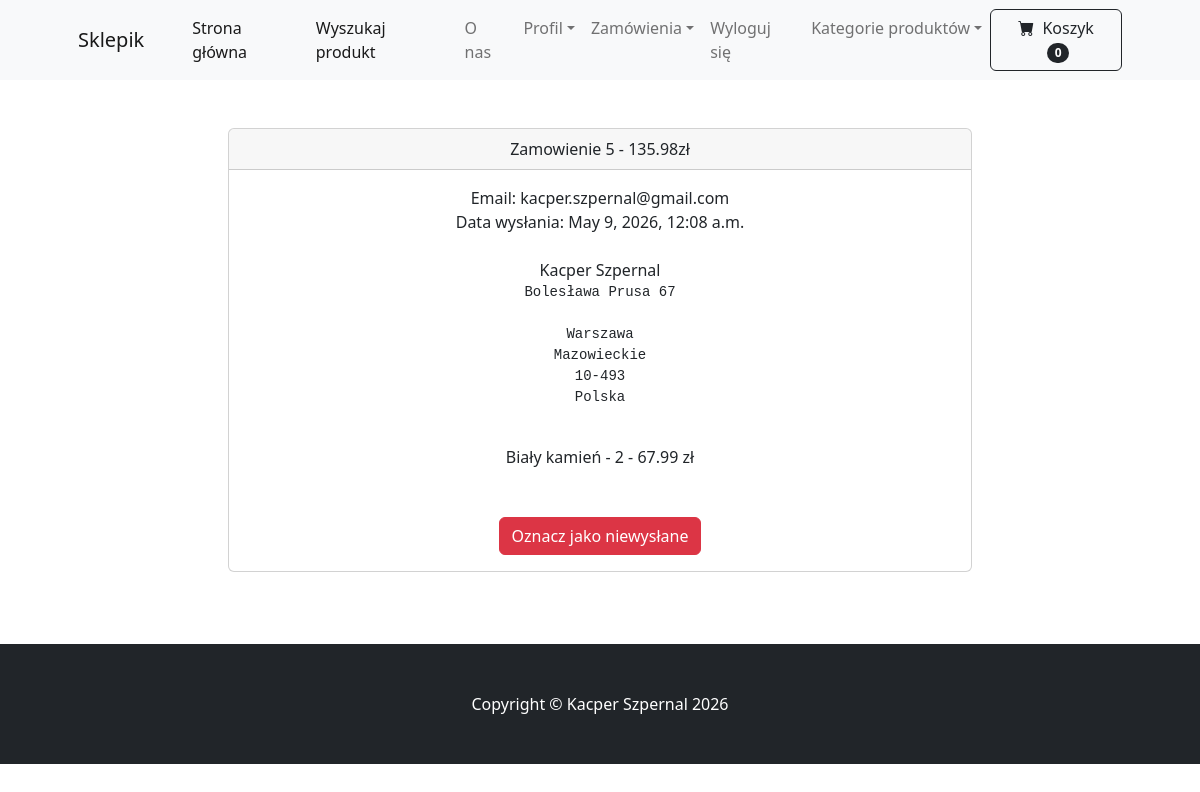
The app's page /payment/orders/5 (signed in) with its own data.
### payment/models.py (models this page shows, shortened)
class Zamowienia(models.Model):
	uzytkownik = models.ForeignKey(User, on_delete=models.CASCADE, null=True, blank=True)
	imie_nazwisko = models.CharField(max_length=150, null=True)
	email = models.EmailField(max_length=250)
	wysylka_adres = models.TextField(max_length=10000)
	koszt = models.DecimalField(max_digits=8, decimal_places=2)
	data_zamowienia = models.DateTimeField(auto_now_add=True)
	wyslane = models.BooleanField(default=False)
	data_wyslania = models.DateTimeField(blank=True, null=True)
	class Meta:
		verbose_name_plural = "Zamowienia"

class ZamowieniaProdukty(models.Model):
	zamowienie = models.ForeignKey(Zamowienia, on_delete=models.CASCADE, null=True)
	produkt = models.ForeignKey(Produkt, on_delete=models.CASCADE, null=True)
	uzytkownik = models.ForeignKey(User, on_delete=models.CASCADE, null=True, blank=True)
	ilosc = models.PositiveBigIntegerField(default=1)
	cena = models.DecimalField(max_digits=8, decimal_places=2)
	class Meta:
		verbose_name_plural = "Zamowienia Produkty"

### sklep/models.py (models this page shows)
class Produkt(models.Model):
	nazwa = models.CharField(max_length=100)
	cena = models.DecimalField(default=0, decimal_places=2, max_digits=6)
	kategoria = models.ForeignKey(Kategoria, on_delete=models.CASCADE, default=1)
	opis = models.CharField(max_length=250, default='', blank=True, null=True)
	zdjecie = models.ImageField(upload_to='uploads/product/')
	czy_promocja = models.BooleanField(default=False, null=True)
	promocja_cena = models.DecimalField(default=0, decimal_places=2, max_digits=6, null=True)
	def __str__(self):
		return self.nazwa
	class Meta:
		verbose_name_plural = 'Produkty'

### payment/views.py (the view, shortened to what this page needs)
# urls.py: path('orders/<int:pk>', views.orders, name='orders')
def orders(request, pk):
    if request.user.is_authenticated and request.user.is_superuser:
        zamowienie = Zamowienia.objects.get(id=pk)
        items = ZamowieniaProdukty.objects.filter(zamowienie=pk)
        return render(request, 'payment/orders.html',
                      {"zamowienie": zamowienie, "items": items})
    else:
        messages.success(request, "Odmowa dostępu")
        return redirect('home')

### koszyk/context_processor.py (called while the page is built)
def koszyk(request):
	return {'koszyk': Koszyk(request)}

### koszyk/koszyk.py (called while the page is built)
	def __len__(self):
		return len(self.koszyk)

### payment/templates/payment/orders.html (shortened to what this page needs)
{% extends 'base.html' %}
{% block content %}
        <div class="container">
        	<div class="row">
        		<center>
        			<div class="col-8">
        				<br/><br/>
<div class="card">
  <div class="card-header">
    Zamowienie {{ zamowienie.id}} - {{zamowienie.koszt}}zł
  </div>
  <div class="card-body">
    Email: {{ zamowienie.email}}<br/>
    {% if zamowienie.data_wyslania %}
      Data wysłania: {{ zamowienie.data_wyslania }}
    {% else %}
     Data zamówienia: {{ zamowienie.data_zamowienia}}
    {% endif %}
    <br/><br/>
    {{ zamowienie.imie_nazwisko }}<br/>
    <pre>{{ zamowienie.wysylka_adres }}
    </pre>
    {% for item in items %}
      {{ item.produkt }} - {{ item.ilosc }} - {{ item.cena }} zł<br/>
    {% endfor %}
    <br/><br/>
    {% if not zamowienie.wyslane %}
    <form method="POST">
      {% csrf_token %}
      <input type="hidden" name="shipping_status" value="true">
      <button type="Submit" class="btn btn-success">Oznacz jako wysłane</button>
    </form>
    {% else %}
    <form method="POST">
      <button type="Submit" class="btn btn-danger">Oznacz jako niewysłane</button>
    </form>
    {% endif %}
  </div>
</div>
<br/>
<br/><br/>
        			</div>
        		</center>
        	</div>
        </div>
{% endblock %}

### records on screen
Zamowienia: id "5", koszt "135.98", email "kacper.szpernal@gmail.com", data_wyslania "May 9, 2026, 12:08 a.m.", imie_nazwisko "Kacper Szpernal", wysylka_adres "Bolesława Prusa 67 Warszawa Mazowieckie 10-493 Polska"
ZamowieniaProdukty: produkt "Biały kamień", ilosc "2", cena "67.99"

### other values on screen
{{ koszyk|length }} "0"
